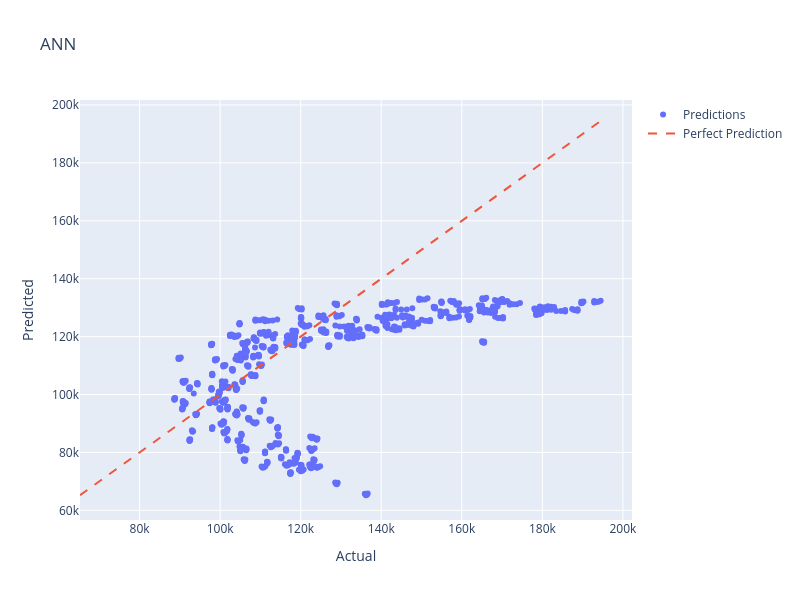

Write notebook code for a chart like this one.
### Code cell
from sklearn.neural_network import MLPRegressor

model = MLPRegressor(
    activation='relu',
    alpha=0.01, 
    early_stopping=True, 
    hidden_layer_sizes=(64, 32),
    learning_rate_init=0.01, 
    max_iter=1000, 
    random_state=615
)

model.fit(X_train_prepared, y_train)

y_pred = model.predict(X_test_prepared)

model_results(y_test, y_pred, 'ANN')

### Figure 1 — Plotly figure (JSON) as saved in the notebook; plotly's stock layout.template omitted (floating-point values rounded to 4 significant figures; data arrays with more than 128 entries replaced by an {"elided": "..."} marker saying what was removed)
{"data": [{"mode": "markers", "name": "Predictions", "type": "scatter", "x": {"elided": "1000 float values"}, "y": {"elided": "1000 float values"}}, {"line": {"dash": "dash"}, "mode": "lines", "name": "Perfect Prediction", "type": "scatter", "x": [65220.0, 194472], "y": [65220.0, 194472]}], "layout": {"height": 600, "title": {"text": "ANN"}, "width": 800, "xaxis": {"title": {"text": "Actual"}}, "yaxis": {"title": {"text": "Predicted"}}}}
